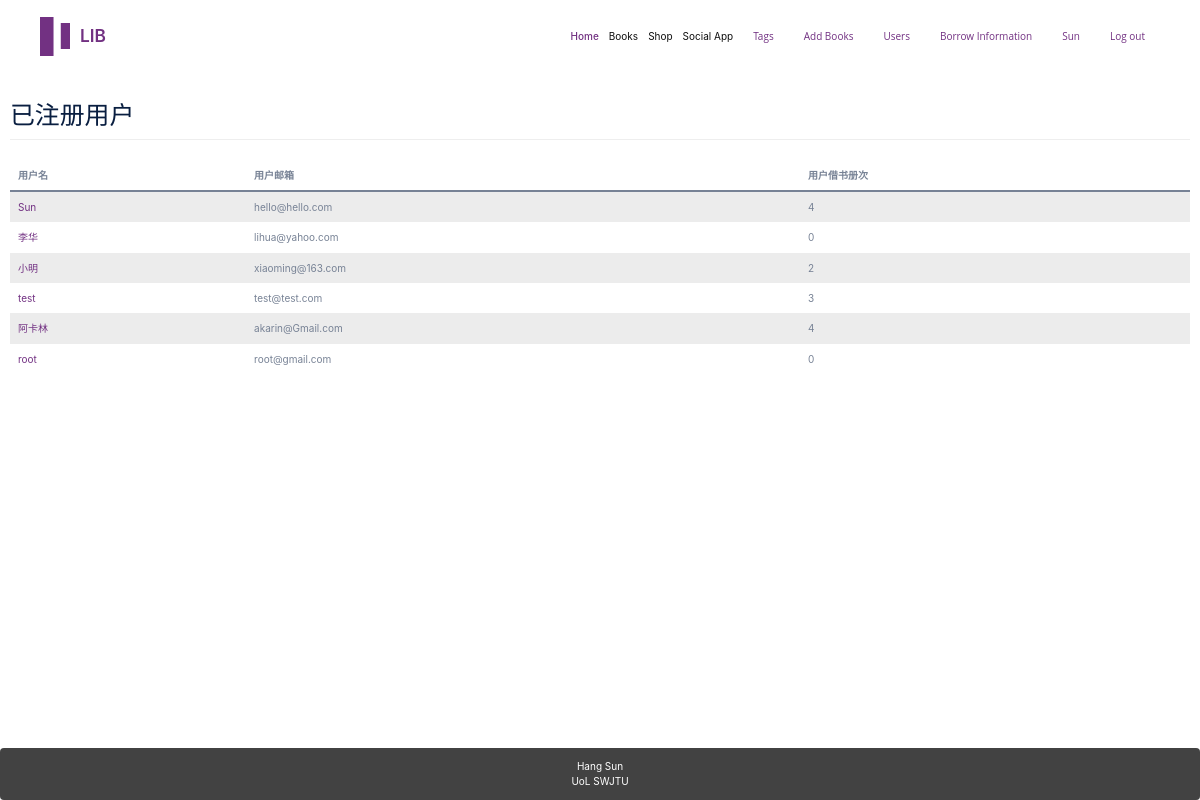
The page /users/ (signed in) on the database its author committed.
### app/models.py (models this page shows, shortened)
class User(UserMixin, db.Model):
    __tablename__ = 'users'
    id = db.Column(db.Integer, primary_key=True)
    email = db.Column(db.String(64), unique=True)
    name = db.Column(db.String(64))
    password_hash = db.deferred(db.Column(db.String(128)))
    major = db.Column(db.String(128))
    role_id = db.Column(db.Integer, db.ForeignKey('roles.id'))
    headline = db.Column(db.String(32), nullable=True)
    about_me = db.deferred(db.Column(db.Text, nullable=True))
    about_me_html = db.deferred(db.Column(db.Text, nullable=True))
    avatar = db.Column(db.String(128))
    member_since = db.Column(db.DateTime(), default=datetime.utcnow)
    @property
    def password(self):
        raise AttributeError('password is not readable attribute')
    def can(self, permissions):
        return self.role is not None and \
               (self.role.permissions & permissions) == permissions
    logs = db.relationship('Log',
                           backref=db.backref('user', lazy='joined'),
                           lazy='dynamic',
                           cascade='all, delete-orphan')
    comments = db.relationship('Comment',
                               backref=db.backref('user', lazy='joined'),
                               lazy='dynamic',
                               cascade='all, delete-orphan')

### app/main/user/views.py (the view)
@user.route('/')
@login_required
def index():
    page = request.args.get('page', 1, type=int)
    pagination = User.query.order_by(User.id.desc()).paginate(page, per_page=10)
    users = pagination.items
    return render_template("user.html", users=users, pagination=pagination, title=u"已注册用户")

### app/main/__init__.py (called while the page is built)
@lm.user_loader
def load_user(id):
    return User.query.get(int(id))

### app/main/index/views.py (called while the page is built)
@main.app_context_processor
def inject_permissions():
    return dict(Permission=Permission)

### app/main/user/templates/user.html (shortened to what this page needs)
{% extends "base.html" %}
{% from "bootstrap/pagination.html" import render_pagination %}
{% block mycontent %}
    <table class="table table-striped table-hover">
        <h1 class="page-header">{{ title }}</h1>
        <thead>
        <tr>
            <th>用户名</th>
            <th>用户邮箱</th>
            <th>用户借书册次</th>
        </tr>
        </thead>
        <tbody>
        {% for user in users %}
            <tr class="animated fadeIn delay-{{ loop.index0 }}">
                <td><a href="{{ url_for('user.detail',user_id=user.id) }}">{{ user.name }}</a></td>
                <td>{{ user.email }}</td>
                <td>{{ user.logs.count() }}</td>
            </tr>
        {% endfor %}
        </tbody>
    </table>
{% endblock %}

### app/templates/base.html (shortened to what this page needs)
{%- extends "bootstrap/base.html" -%}
{%- from 'bootstrap/utils.html' import flashed_messages,icon -%}
{%- block styles -%}
    <link href="{{ url_for('static',filename='css/bootstrap.min.css') }}" rel="stylesheet">
    <link href="{{ url_for('static',filename='css/bootstrap-theme.min.css') }}" rel="stylesheet">
    <link href="{{ url_for('static',filename='css/main.css') }}" rel="stylesheet">
	<link href="{{ url_for('static',filename='static/css/theme.min.css') }}" rel="stylesheet">
{%- endblock -%}
{%- block body_attribs %} class="Site"{%- endblock -%}
{%- block navbar -%}
      <nav class="navbar navbar-expand-lg navbar-light fixed-top py-3 backdrop" data-navbar-on-scroll="data-navbar-on-scroll">
        <div class="container"><a class="navbar-brand d-flex align-items-center fw-semi-bold fs-3" href="{{ url_for('main.index') }}"> <img class="me-3" src="{{ url_for('static',filename='static/picture/logo.png') }}" alt="">
            <div class="text-primary font-base">LIB</div>
          </a>
          <div class="collapse navbar-collapse border-top border-lg-0 mt-4 mt-lg-0" id="navbarSupportedContent">
            <ul class="navbar-nav ms-auto pt-2 pt-lg-0 font-base">
              <li class="nav-item"><a class="nav-link fw-medium active" aria-current="page" href="{{ url_for('main.index') }}">Home</a></li>
              <li class="nav-item"><a class="nav-link" href="{{ url_for('book.index') }}">Books</a></li>
              <li class="nav-item"><a class="nav-link" href="http://47.99.103.129:5000/shop/home">Shop</a></li>
			  <li class="nav-item"><a class="nav-link" href="http://47.99.103.129:5001">Social App</a></li>
            </ul>
			<ul class="nav navbar-nav">
			    {%- if current_user.is_authenticated -%}
			        <li {%- if request.path == url_for('book.tags') %} class="active"{%- endif -%} ><a
			                href="{{ url_for('book.tags') }}">Tags</a></li>
			        {%- if current_user.can(Permission.ADD_BOOK) -%}
			            <li {%- if request.path == url_for('book.add') %} class="active"{%- endif -%} ><a
			                    href="{{ url_for('book.add') }}">Add Books</a></li>
			        {%- endif -%}
			        <li {%- if request.path == url_for('user.index') %} class="active"{%- endif -%} ><a
			                href="{{ url_for('user.index') }}">Users</a></li>
			        <li {%- if request.path == url_for('log.index') %} class="active"{%- endif -%} ><a
			                href="{{ url_for('log.index') }}">Borrow Information</a></li>
			    {%- endif -%}
			</ul>
			<ul class="nav navbar-nav navbar-right">
			    {%- if current_user.is_authenticated -%}
			        <li  >
			            <a href="{{ url_for('user.detail',user_id=current_user.id) }}">{{ current_user.name }}</a>
			        </li>
			        <li><a href="{{ url_for('auth.logout') }}">Log out</a></li>
			    {%- else -%}
			        <li><a href="{{ url_for('auth.login') }}">Log in</a></li>
			    {%- endif -%}
			</ul>
          </div>
        </div>
      </nav>
{%- endblock -%}
{%- block content -%}
    <main class="container-fluid Site-content">
        {%- block mycontent -%}{%- endblock -%}
    </main>
    <footer class="panel panel-inverse">
        <div id="site-footer-content">
            <div><span class="username">Hang Sun</span></div>
            <span class="line-wrap">UoL</span>
            <span class="line-wrap">SWJTU</span>
        </div>
    </footer>
{%- endblock -%}

### app/static/css/main.css (style rules this page uses)
html, body { height: 100%; width: 100%; margin: 0; padding: 0; }
.Site { display: -webkit-box; display: -moz-box; display: -ms-flexbox; display: -webkit-flex; display: flex; flex-direction: column; }
.Site-content { -webkit-box-flex: 1 0 auto; -moz-box-flex: 1 0 auto; -webkit-flex: 1 0 auto; -ms-flex: 1 0 auto; flex: 1 0 auto; width: 100%; margin-top: 60px; }
.panel.panel-inverse { -webkit-box-flex: none; -moz-box-flex: none; -webkit-flex: none; -ms-flex: none; flex: none; margin-bottom: 0; background-color: #424242; color: white; text-align: center; padding: 1rem; }
.line-wrap { display: inline-block; }
html, body, main { font-family: -apple-system, "Helvetica Neue", Helvetica, Arial, sans-serif; }
.animated { -webkit-animation-fill-mode: both; -moz-animation-fill-mode: both; -ms-animation-fill-mode: both; -o-animation-fill-mode: both; animation-fill-mode: both; -webkit-animation-duration: 1s; -moz-animation-duration: 1s; -ms-animation-duration: 1s; -o-animation-duration: 1s; animation-duration: 1s; }
.delay-0 { -webkit-animation-delay: .05s; -moz-animation-delay: .05s; -o-animation-delay: .05s; animation-delay: .05s; }
.delay-1 { -webkit-animation-delay: .10s; -moz-animation-delay: .10s; -o-animation-delay: .10s; animation-delay: .10s; }
.delay-2 { -webkit-animation-delay: .15s; -moz-animation-delay: .15s; -o-animation-delay: .15s; animation-delay: .15s; }
.delay-3 { -webkit-animation-delay: .20s; -moz-animation-delay: .20s; -o-animation-delay: .20s; animation-delay: .20s; }
.delay-4 { -webkit-animation-delay: .25s; -moz-animation-delay: .25s; -o-animation-delay: .25s; animation-delay: .25s; }
.delay-5 { -webkit-animation-delay: .30s; -moz-animation-delay: .30s; -o-animation-delay: .30s; animation-delay: .30s; }
.fadeIn { -webkit-animation-name: fadeIn; -moz-animation-name: fadeIn; -o-animation-name: fadeIn; animation-name: fadeIn; }
.table.table-striped { border: none; }
.table.table-striped td { border: none; }

### rows shown on the page
User: name "Sun", email "hello@hello.com", logs.count "4"
User: name "李华", email "lihua@yahoo.com", logs.count "0"
User: name "小明", email "xiaoming@163.com", logs.count "2"
User: name "test", email "test@test.com", logs.count "3"
User: name "阿卡林", email "akarin@Gmail.com", logs.count "4"
User: name "root", email "root@gmail.com", logs.count "0"

### other values the page prints
{{ title }} "已注册用户"
